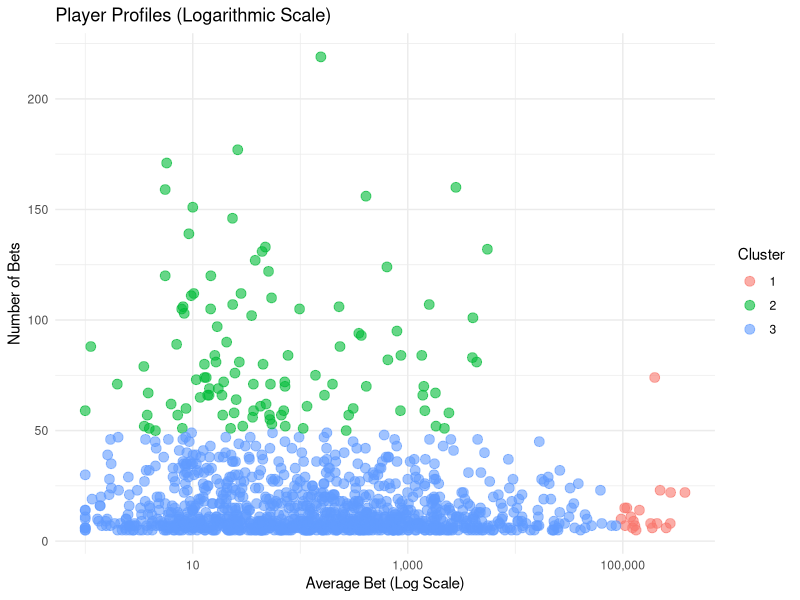
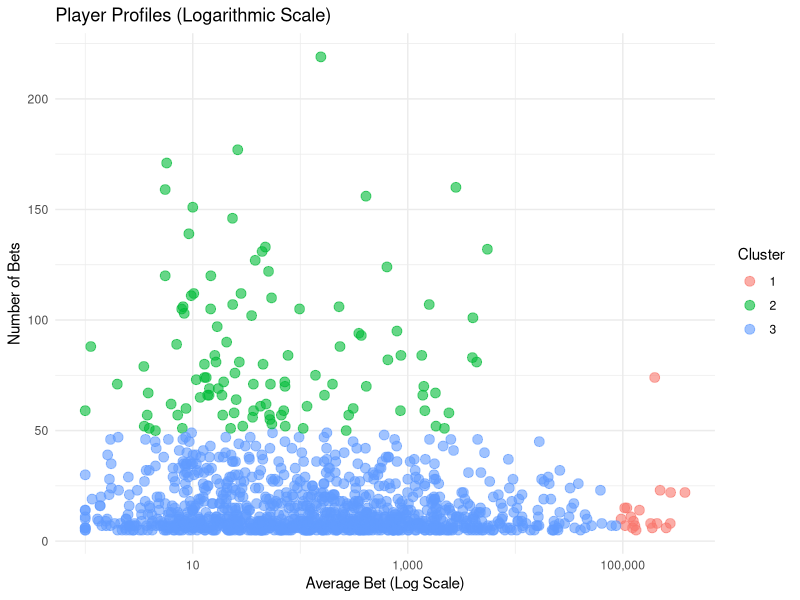

The R script that drew these images, in order:
# ============================================
# 03 - CLUSTERING: PLAYER PROFILES (LOG SCALE)
# Project: Casino Behavior Prediction
# ============================================

library(dplyr)
library(ggplot2)
library(scales)

# Load processed data
data <- read.csv("datos/processed/bustabit_procesado.csv")

# Aggregate data per player
jugadores <- data %>%
  group_by(Username) %>%
  summarise(
    apuestas_totales = n(),
    apuesta_promedio = mean(Bet),
    tasa_perdida     = mean(perdio, na.rm = TRUE)
  ) %>%
  filter(apuestas_totales >= 5)   # Keep players with at least 5 bets

# Scale features before clustering
datos_cluster <- jugadores %>%
  select(apuestas_totales, apuesta_promedio) %>%
  scale()

# K-Means with k = 3
set.seed(123)
kmeans_result    <- kmeans(datos_cluster, centers = 3, nstart = 25)
jugadores$cluster <- as.factor(kmeans_result$cluster)

# --- Visualization (log scale) ---
ggplot(jugadores, aes(x = apuesta_promedio, y = apuestas_totales, color = cluster)) +
  geom_point(alpha = 0.6, size = 3) +
  scale_x_log10(labels = scales::comma) +
  labs(
    title = "Player Profiles (Logarithmic Scale)",
    x     = "Average Bet (Log Scale)",
    y     = "Number of Bets",
    color = "Cluster"
  ) +
  theme_minimal()

# Save figure
ggsave("results/figures/clusters_perfiles_log.png", width = 9, height = 6)
